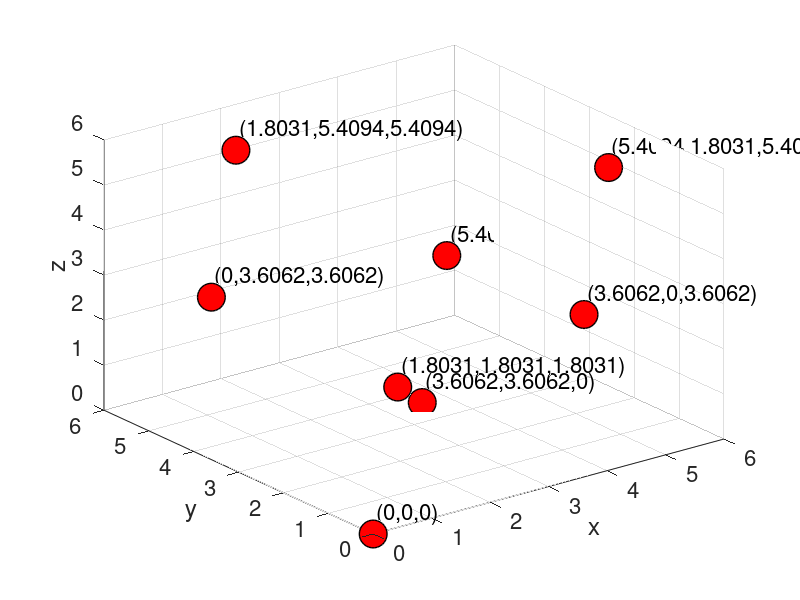

MATLAB code for this plot:
% GENERATES DIAMOND CUBIC

format long;
clear all
clc

%%%%%%%%%%%%%% INPUT PARAMETERS  %%%%%%%%%%%%%%%%%%%%%%%%%%%%%
Nx=1;   % unit cells in x direction
Ny=1;   % unit cells in y direction
Nz=1;   % unit cells in z direction
a = 7.212489168102784;  % lattice constant (length of unit cell)
aa=a/2;

Rx = a * Nx;
Ry = a * Ny;
Rz = a * Nz;

%%%%%%%%%%%%%%%%%%%%%%%%%%%%%%%%%%%%%%%%%%%%%%%%%%%%%%%%%%%%%%%%%%%%%%%%%%%
%%%%%%%%%%%%%%          Basis Vectors of lattice                %%%%%%%%%%%
%%%%%%%%%%%%%%%%%%%%%%%%%%%%%%%%%%%%%%%%%%%%%%%%%%%%%%%%%%%%%%%%%%%%%%%%%%%

%%%%%%%%%  Diamond cubic   %%%%%%%%%
b1 = aa*[1 1 0] ;
b2 = aa*[1 0 1] ;
b3 = aa*[0 1 1] ;
shift = aa/2*[1 1 1] ;

%%%%%%%%%%%%%%%%%%%%%%%%%%%%%%%%%%%%%%%%%%%%%%%%%%%%%%%%%%%%%%%%%%%%%%%%%%%
%%%%%%%%%%%%              Supercell information                  %%%%%%%%%%
%%%%%%%%%%%%%%%%%%%%%%%%%%%%%%%%%%%%%%%%%%%%%%%%%%%%%%%%%%%%%%%%%%%%%%%%%%%
mm = 10 ;
count = 1 ;
%xa_sc = zeros(18,3) ;
tol = 1e-8 ;
for p1=-mm:mm
    for p2=-mm:mm
        for p3=-mm:mm
            temp = p1*b1 + p2*b2 + p3*b3 ; 
            d = norm(temp);
            if (temp(1)>=-(tol) && temp(1)<=(Nx*a+tol) ...
                    && temp(2)>=-(tol) && temp(2)<=(Ny*a+tol) ...
                    && temp(3)>=-(tol) && temp(3)<=(Nz*a+tol))
                %store positions of accepted atoms
                pos_Si(count,:) = temp; 
                %Store the basis vectors of accepted atoms                
                A(count,1:3) = [p1,p2,p3];                
                count = count + 1;                
            end
            % temp = p1*b1 + p2*b2 + p3*b3 + shift ;
            temp = temp + shift ;
            d = norm(temp);
            if (temp(1)>=-(tol) && temp(1)<=(Nx*a+tol) ...
                    && temp(2)>=-(tol) && temp(2)<=(Ny*a+tol) ...
                    && temp(3)>=-(tol) && temp(3)<=(Nz*a+tol))
                %store positions of accepted atoms
                pos_Si(count,:) = temp;
                %Store the basis vectors of accepted atoms                
                A(count,1:3) = [p1,p2,p3];                
                count = count + 1;           
            end
        end
    end
end
disp('Number of Silicon Atoms :');
nSi = size(pos_Si,1);
disp(nSi);
%plot3(pos_Si(:,1),pos_Si(:,2),pos_Si(:,3),'ro')

% need to remove face atoms
%%%%%%%%%%%%%%%%%%%%%%%%%%%%%%%%%%%%%%%%%%%%%%%%%%%%%%%%%%%%%%%%%%%%%%%%%%%
%%%%%%%%%%%%% Removing atoms from 3 faces due to PBC's %%%%%%%%%%%%%%%%%%%%
%%%%%%%%%%%%%%%%%%%%%%%%%%%%%%%%%%%%%%%%%%%%%%%%%%%%%%%%%%%%%%%%%%%%%%%%%%%
tol1 = 1e-6;
ind1 = ones(size(pos_Si,1),1);
for qq=1:size(pos_Si,1)    
    if abs(pos_Si(qq,1)-Rx)<tol1 || abs(pos_Si(qq,2)-Ry)<tol1 || abs(pos_Si(qq,3)-Rz)<tol1
       ind1(qq) = 0;
    end    
end
ind1 = ind1 > 0.5 ;
pos_Si = pos_Si(ind1,:);



%% plot atom positions
plot3(pos_Si(:,1),pos_Si(:,2),pos_Si(:,3),'o','markersize',20, ...
    'MarkerEdgeColor',[0 0 0],'MarkerFaceColor',[1 0 0],'linewidth',1);

%% mark atom coordinates
for k=1:size(pos_Si,1)
      text(pos_Si(k,1)+0.25,pos_Si(k,2)+0.25,pos_Si(k,3)+0.25,['(' num2str(pos_Si(k,1)) ',' ...
          num2str(pos_Si(k,2)) ',' num2str(pos_Si(k,3)) ')'],'fontsize',16)
end
grid on;
xlabel('x');
ylabel('y');
zlabel('z');
set(gca,'FontSize',16)
% axis equal

%% draw cuboids
% vert = [0 0 0;1 0 0;1 1 0;0 1 0;0 0 1;1 0 1;1 1 1;0 1 1];
% fac = [1 2 6 5;2 3 7 6;3 4 8 7;4 1 5 8;1 2 3 4;5 6 7 8];
% for k = 1:Nx*Ny*Nz 
    % kk_e = ceil(k/(Nx*Ny));
    % jj_e = ceil( (k-(kk_e-1)*Nx*Ny)/Nx );
    % ii_e = k - (kk_e-1)*Nx*Ny - (jj_e-1)*Nx;
    % fprintf('k = %d, %d %d %d\n',k,ii_e,jj_e,kk_e);
    % vert_k = vert + kron(ones(8,1),[ii_e jj_e kk_e]-1);
    % vert_k = a * vert_k;
    % patch('Vertices',vert_k,'Faces',fac,'FaceVertexCData',hsv(8),'FaceColor','none','linewidth',2)
% end
    
% %% view set up    
% axis equal
% view([-1 -1.5 0.7])

%% print atom positions
pos_Si
